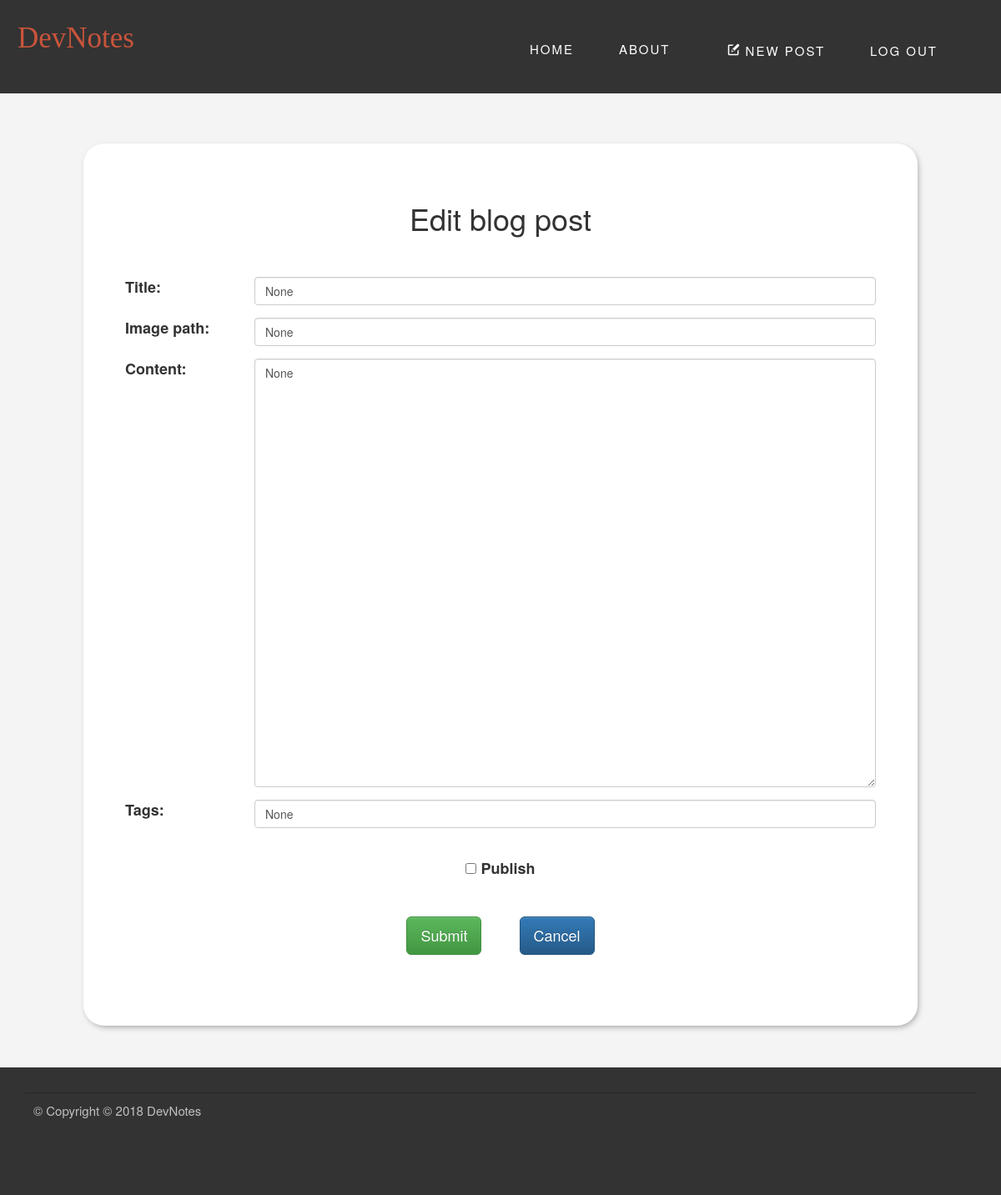
/blog/edit/4 (signed in), run on an earlier commit of the app's database.
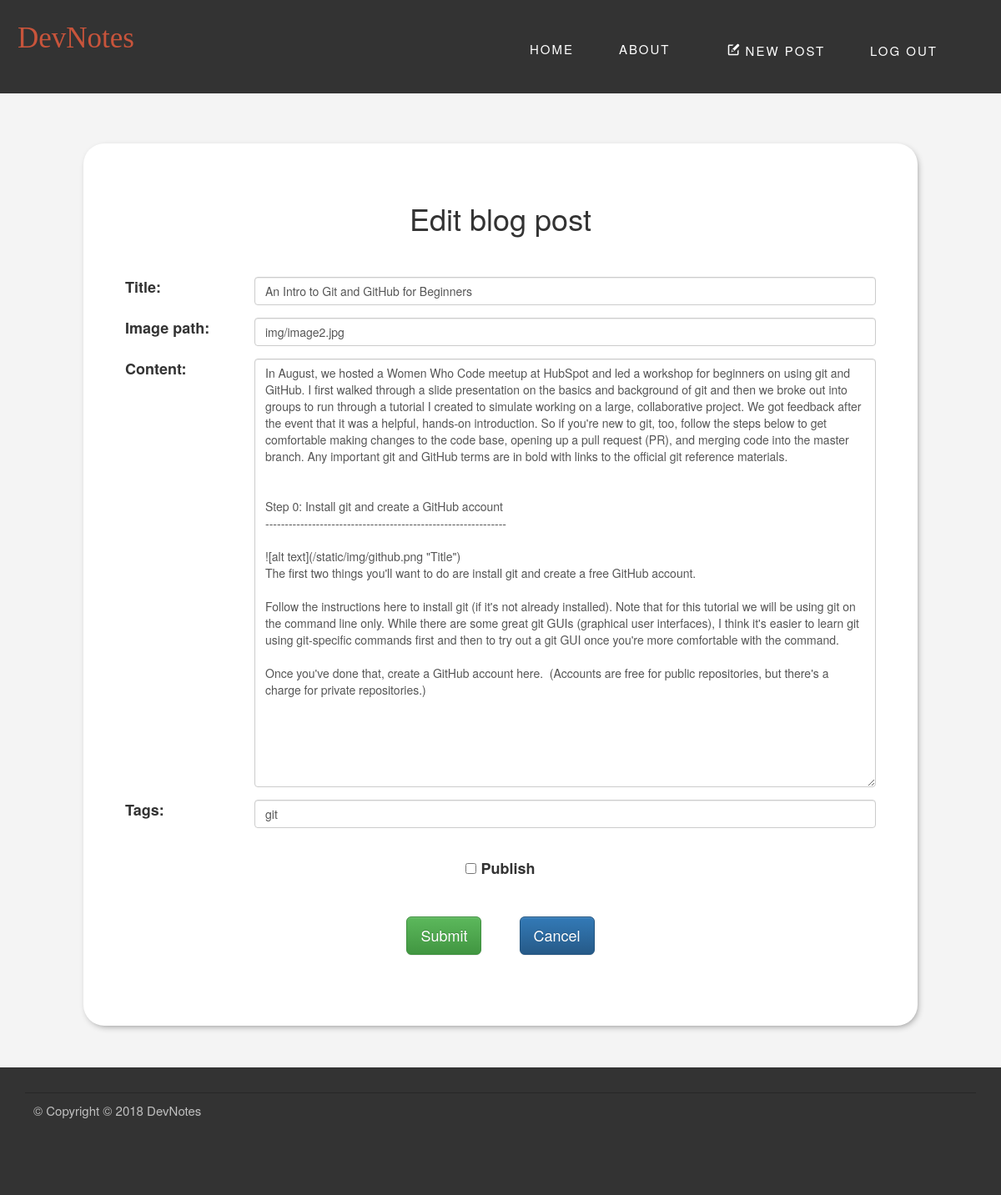
And on a later commit of the database.
### my_blog/blueprints/blog/models.py (models this page shows, shortened)
class BlogPost(db.Model):
    id = db.Column(db.Integer, primary_key=True)
    title = db.Column(db.String(128))
    date = db.Column(db.DateTime)
    content = db.Column(db.String)
    imagePath = db.Column(db.String)
    published = db.Column(db.Boolean)
    _tags = db.relationship('Tag', secondary =tags, lazy ='joined', backref=db.backref('BlogPost', lazy='dynamic'))
    @property
    def tags(self):
        return ",".join([tag.name for tag in self._tags])
    @tags.setter
    def tags(self, string):
        if string:
            self._tags = [Tag.get_or_create(tag) for tag in string.split(',')]
        else:
            self._tags = []

class Tag(db.Model):
    id = db.Column(db.Integer, primary_key=True)
    name = db.Column(db.String(128))

### my_blog/blueprints/blog/views.py (the view, shortened to what this page needs)
@blog.route('/edit/<int:post_id>', methods=['GET', 'POST'])
@login_required
def edit(post_id):
    blogpost = BlogPost.query.get(post_id)
    form = BlogPostForm(obj = blogpost)
    return render_template('edit.html', form = form, form_title = 'Edit blog post')

### my_blog/blueprints/blog/forms.py
class BlogPostForm(Form):
    title = StringField("BlogPost title", validators = [DataRequired()])
    published = BooleanField("Select whether post should be published")
    imagePath = StringField(label='The url for post background image:', validators = [DataRequired()])
    content = TextAreaField("BlogPost content", validators = [DataRequired()])
    tags = StringField("Tags")

### my_blog/app.py (called while the page is built)
@login_manager.user_loader
def load_user(id):
     u = User.query.get(id)
     return u

### my_blog/blueprints/blog/templates/edit.html (shortened to what this page needs)
{% extends "base.html" %}
{% from "form_macros.html" import render_field %}
{% block content %}
<div class="main-column">
  <section class="edit_post-form">
    <form action="" method="post">
      <h1>{{form_title}}</h1>
      <div class="form-group row">
         <label class="col-sm-2 col-form-label">Title:</label>
         <div class="col-sm-10">
           <input type="text" name="title" class="form-control form-control-lg form-control-plaintext" value="{{ form.title.data| safe}}">
         </div>
      </div>
      <div class="form-group row">
         <label class="col-sm-2 col-form-label">Image path:</label>
         <div class="col-sm-10">
           <input type="text" name="imagePath" class="form-control form-control-lg form-control-plaintext" value="{{ form.imagePath.data | safe}}">
         </div>
      </div>
      <div class="form-group row">
        <label class="col-sm-2 col-form-label">Content:</label>
        <div class="col-sm-10" >
          <textarea class="form-control" name="content" rows="25" >{{ form.content.data | safe}}</textarea>
        </div>
      </div>
      <div class="form-group row">
       <label class="col-sm-2 col-form-label">Tags:</label>
       <div class="col-sm-10">
         <input type="text" name="tags" class="form-control form-control-lg form-control-plaintext" value="{{ form.tags.data| safe}}">
       </div>
      </div>
      <div class="form-group row edit_post-panel">
        <div class="form-check">
          <input type="checkbox" name="publish" class="form-check-input" id="checkPublish">
          <label class="form-check-label" for="checkPublish">Publish</label>
        </div>
        <button class="btn btn-lg btn-success btn-save_post" type="submit">Submit</button>
        <a href="{{url_for('main.index')}}" class="btn btn-lg btn-primary btn-save_post" type="cancel">Cancel</a>
      </div>
    </form>
  </section>
</div>
{% endblock %}

What changed in the data, as far as the page shows it:
added BlogPost: title "An Intro to Git and GitHub for Beginners", imagePath "img/image2.jpg", content "In August, we hosted a Women Who Code meetup at HubSpot and led a workshop for beginners on using git and GitHub. I first walked through a slide presentation on the basics and background of git and then we broke out into groups to run through a tutorial I created to simulate working on a large, collaborative project. We got feedback after the event that it was a helpful, hands-on introduction. So if you're new to git, too, follow the steps below to get comfortable making changes to the code base, opening up a pull request (PR), and merging code into the master branch. Any important git and GitHub terms are in bold with links to the official git reference materials. Step 0: Install git and…"
added Tag: tags "git"
Also different on the page:
form field title: "None" → (not shown)
form field imagePath: "None" → (not shown)
form field content: "None" → (not shown)
form field tags: "None" → (not shown)
